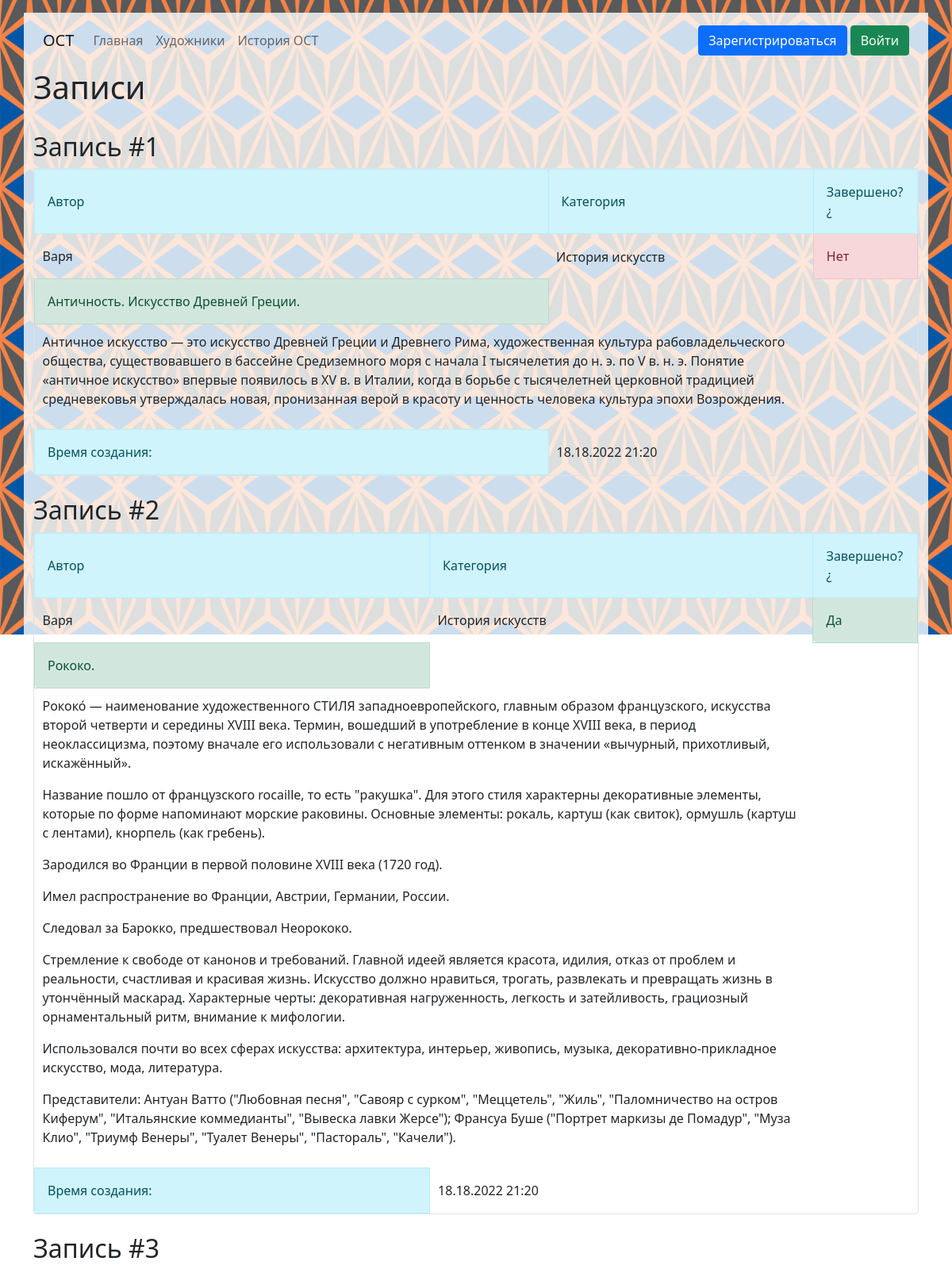
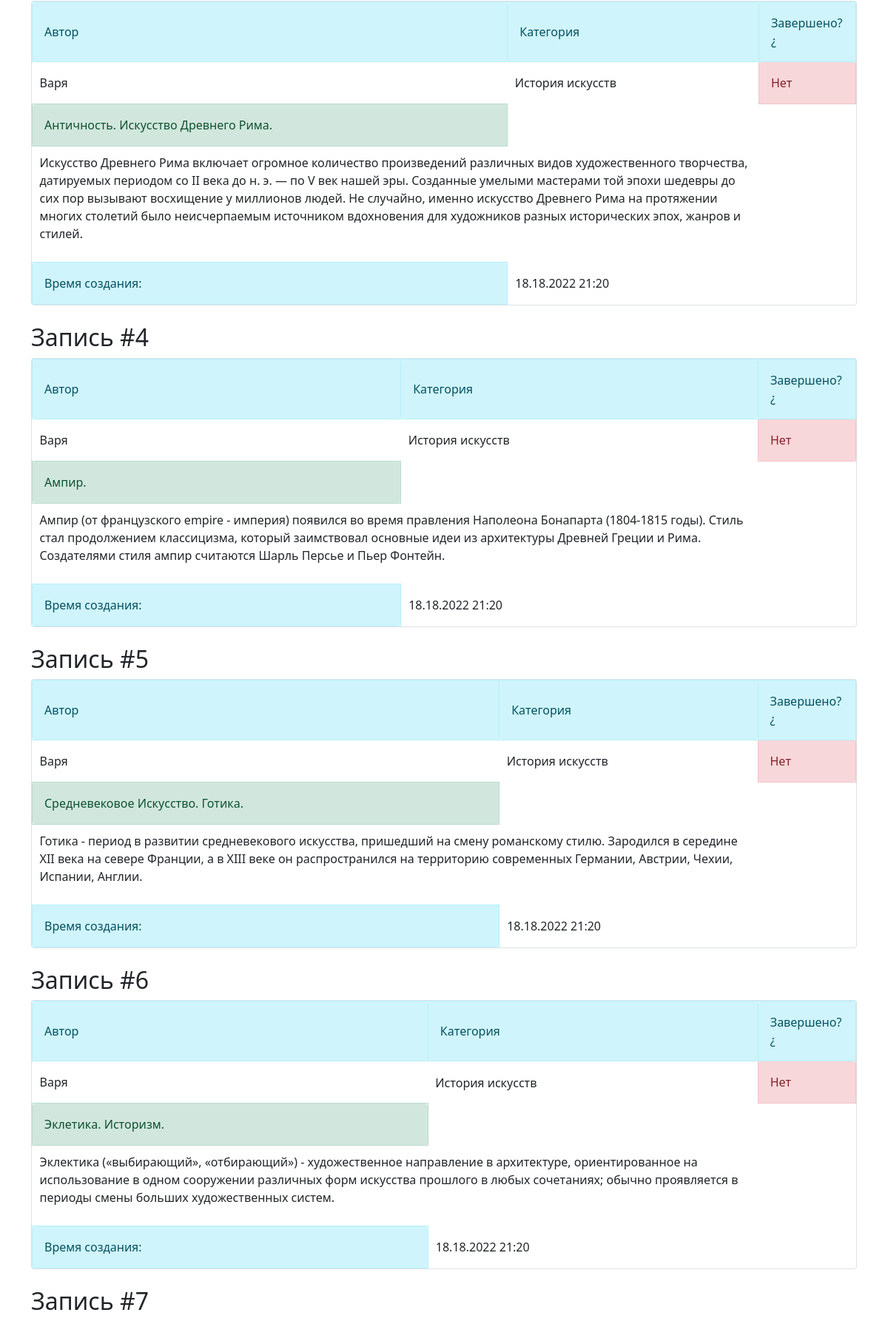
The page / (upper part) on the database its author committed (2 pictures, top to bottom).
### data/posts.py (models this page shows, shortened)
class Posts(SqlAlchemyBase, SerializerMixin):
    __tablename__ = 'posts'
    id = sqlalchemy.Column(sqlalchemy.Integer, primary_key=True, autoincrement=True)
    author = sqlalchemy.Column(sqlalchemy.Integer, sqlalchemy.ForeignKey("users.id"))
    category_id = sqlalchemy.Column(sqlalchemy.Integer, sqlalchemy.ForeignKey("category.id"))
    title = sqlalchemy.Column(sqlalchemy.String, nullable=True)
    text = sqlalchemy.Column(sqlalchemy.Text, nullable=True)
    date = sqlalchemy.Column(sqlalchemy.DateTime, default=datetime.datetime.now())
    is_finished = sqlalchemy.Column(sqlalchemy.Boolean, default=False)
    user = orm.relation('User')
    category = orm.relation('Category')

### data/user.py (models this page shows, shortened)
class User(SqlAlchemyBase, UserMixin, SerializerMixin):
    __tablename__ = 'users'
    id = sqlalchemy.Column(sqlalchemy.Integer, primary_key=True, autoincrement=True)
    surname = sqlalchemy.Column(sqlalchemy.String, nullable=True)
    name = sqlalchemy.Column(sqlalchemy.String, nullable=True)
    age = sqlalchemy.Column(sqlalchemy.Integer, nullable=True)
    photo = sqlalchemy.Column(sqlalchemy.String, nullable=True)
    email = sqlalchemy.Column(sqlalchemy.String, index=True, unique=True, nullable=True)
    hashed_password = sqlalchemy.Column(sqlalchemy.String, nullable=True)
    modified_date = sqlalchemy.Column(sqlalchemy.DateTime, default=datetime.datetime.now)
    posts = orm.relation("Posts", back_populates='user')

### data/category.py (models this page shows)
class Category(SqlAlchemyBase, SerializerMixin):
    __tablename__ = 'category'
    id = sqlalchemy.Column(sqlalchemy.Integer, primary_key=True, autoincrement=True)
    name = sqlalchemy.Column(sqlalchemy.String, nullable=True)
    posts = orm.relation("Posts", back_populates='category')

### main.py (the view)
@app.route('/')
def index():
    db_sess = db_session.create_session()
    posts = db_sess.query(Posts).all()
    return render_template("index.html", posts=posts)

### data/db_session.py (called while the page is built)
def create_session() -> Session:
    global __factory
    return __factory()

### templates/index.html (shortened to what this page needs)
{% extends "base.html" %}
{% block pagename %}<h1>Записи</h1>{% endblock %}
{% block content %}
    {% for item in posts %}
        <br>
        <h2>Запись #{{ loop.index }}</h2>
        <div class="col-md6 border rounded">
            <div>
                <table cellspacing="5" cellpadding="10">
                    <tr>
                        <td class="alert alert-info" role="alert">Автор</td>
                        <td class="alert alert-info" role="alert">Категория</td>
                        <td class="alert alert-info" role="alert">Завершено?¿</td>
                    </tr>
                    <tr>
                        <td>{{ item.user.name }}</td>
                        <td>{{ item.category.name }}</td>
                        {% if item.is_finished %}
                            <td class="alert alert-success" role="alert">Да</td>
                        {% else %}
                            <td class="alert alert-danger" role="alert">Нет</td>
                        {% endif %}
                    </tr>
                    <tr>
                        <td class="alert alert-success" role="alert">{{ item.title }}</td>
                    </tr>
                    <tr>
                        <td colspan="2">
                            {% for elem in item.text.split('*') %}
                                <p>{{ elem }}</p>
                            {% endfor %}
                        </td>
                    </tr>
                    <tr>
                        <td class="alert alert-info" role="alert">Время создания:</td>
                        <td>{{ item.date.strftime('%d.%d.%Y %H:%M') }}</td>
                    </tr>
                </table>
            </div>
        </div>
    {% endfor %}
{% endblock %}

### rows shown on the page
Posts: user.name "Варя", category.name "История искусств", is_finished "Нет", title "Античность. Искусство Древней Греции.", text "Античное искусство — это искусство Древней Греции и Древнего Рима, художественная культура рабовладельческого общества, существовавшего в бассейне Средиземного моря с начала I тысячелетия до н. э. по V в. н. э. Понятие «античное искусство» впервые появилось в XV в. в Италии, когда в борьбе с тысячелетней церковной традицией средневековья утверждалась новая, пронизанная верой в красоту и ценность человека культура эпохи Возрождения.", date "18.18.2022 21:20"
Posts: user.name "Варя", category.name "История искусств", is_finished "Да", title "Рококо.", elem "Рококо́ — наименование художественного СТИЛЯ западноевропейского, главным образом французского, искусства второй четверти и середины XVIII века. Термин, вошедший в употребление в конце XVIII века, в период неоклассицизма, поэтому вначале его использовали с негативным оттенком в значении «вычурный, прихотливый, искажённый»." "Название пошло от французского rocaille, то есть \"ракушка\". Для этого стиля характерны декоративные элементы, которые по форме напоминают морские раковины. Основные элементы: рокаль, картуш (как свиток), ормушль (картуш с лентами), кнорпель (как гребень)." "Зародился во Франции в первой половине XVIII века (1720 год)." "Имел распространение во Франции, Австрии, Германии, России." "Следовал за Барокко, предшествовал Неорококо." "Стремление к свободе от канонов и требований. Главной идеей является красота, идилия, отказ от проблем и реальности, счастливая и красивая жизнь. Искусство должно нравиться, трогать, развлекать и превращать жизнь в утончённый маскарад. Характерные черты: декоративная нагруженность, легкость и затейливость, грациозный орнаментальный ритм, внимание к мифологии." "Использовался почти во всех сферах искусства: архитектура, интерьер, живопись, музыка, декоративно-прикладное искусство, мода, литература." "Представители: Антуан Ватто (\"Любовная песня\", \"Савояр с сурком\", \"Меццетель\", \"Жиль\", \"Паломничество на остров Киферум\", \"Итальянские коммедианты\", \"Вывеска лавки Жерсе\"); Франсуа Буше (\"Портрет маркизы де Помадур\", \"Муза Клио\", \"Триумф Венеры\", \"Туалет Венеры\", \"Пастораль\", \"Качели\").", date "18.18.2022 21:20"
Posts: user.name "Варя", category.name "История искусств", is_finished "Нет", title "Античность. Искусство Древнего Рима.", text "Искусство Древнего Рима включает огромное количество произведений различных видов художественного творчества, датируемых периодом со II века до н. э. — по V век нашей эры. Созданные умелыми мастерами той эпохи шедевры до сих пор вызывают восхищение у миллионов людей. Не случайно, именно искусство Древнего Рима на протяжении многих столетий было неисчерпаемым источником вдохновения для художников разных исторических эпох, жанров и стилей.", date "18.18.2022 21:20"
Posts: user.name "Варя", category.name "История искусств", is_finished "Нет", title "Ампир.", text "Ампир (от французского empire - империя) появился во время правления Наполеона Бонапарта (1804-1815 годы). Стиль стал продолжением классицизма, который заимствовал основные идеи из архитектуры Древней Греции и Рима. Создателями стиля ампир считаются Шарль Персье и Пьер Фонтейн.", date "18.18.2022 21:20"
Posts: user.name "Варя", category.name "История искусств", is_finished "Нет", title "Средневековое Искусство. Готика.", text "Готика - период в развитии средневекового искусства, пришедший на смену романскому стилю. Зародился в середине XII века на севере Франции, а в XIII веке он распространился на территорию современных Германии, Австрии, Чехии, Испании, Англии.", date "18.18.2022 21:20"
Posts: user.name "Варя", category.name "История искусств", is_finished "Нет", title "Эклетика. Историзм.", text "Эклектика («выбирающий», «отбирающий») - художественное направление в архитектуре, ориентированное на использование в одном сооружении различных форм искусства прошлого в любых сочетаниях; обычно проявляется в периоды смены больших художественных систем.", date "18.18.2022 21:20"
